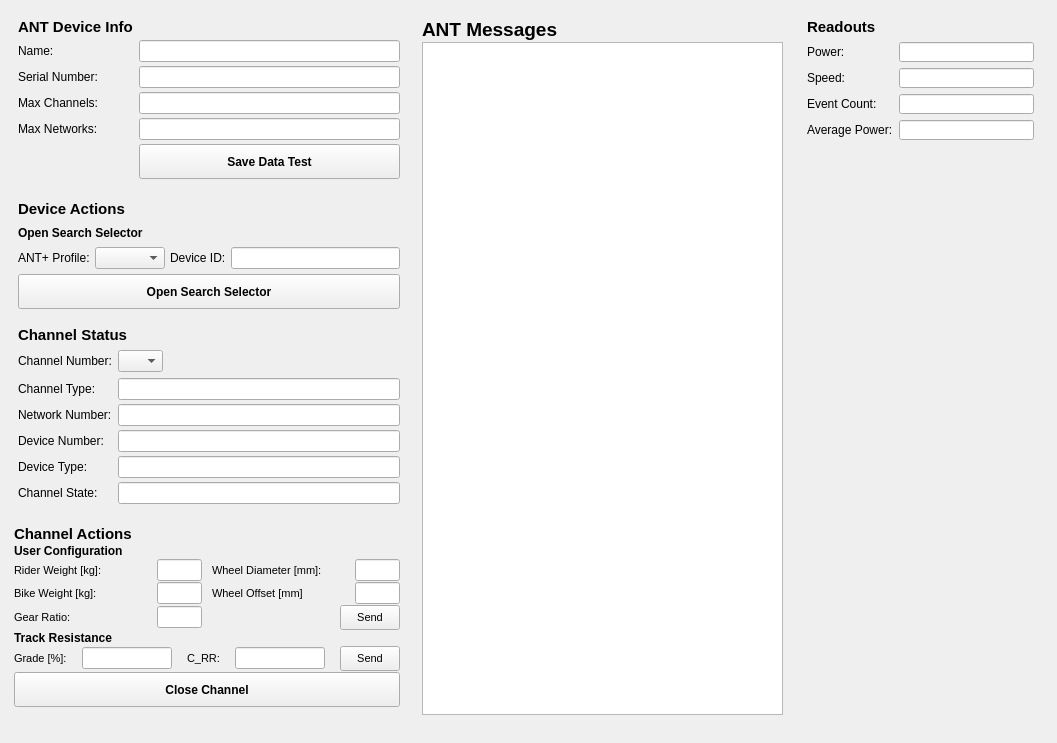
<?xml version="1.0" encoding="UTF-8"?>
<ui version="4.0">
 <class>ANTWindow</class>
 <widget class="QWidget" name="ANTWindow">
  <property name="geometry">
   <rect>
    <x>0</x>
    <y>0</y>
    <width>1057</width>
    <height>743</height>
   </rect>
  </property>
  <property name="windowTitle">
   <string>MainWindow</string>
  </property>
  <widget class="QFrame" name="readout_frame">
   <property name="geometry">
    <rect>
     <x>798</x>
     <y>9</y>
     <width>245</width>
     <height>140</height>
    </rect>
   </property>
   <property name="frameShape">
    <enum>QFrame::NoFrame</enum>
   </property>
   <property name="frameShadow">
    <enum>QFrame::Raised</enum>
   </property>
   <layout class="QFormLayout" name="formLayout_4">
    <item row="0" column="0" colspan="2">
     <widget class="QLabel" name="label_29">
      <property name="font">
       <font>
        <pointsize>11</pointsize>
        <weight>75</weight>
        <bold>true</bold>
       </font>
      </property>
      <property name="text">
       <string>Readouts</string>
      </property>
     </widget>
    </item>
    <item row="1" column="0">
     <widget class="QLabel" name="label_30">
      <property name="font">
       <font>
        <pointsize>9</pointsize>
        <weight>50</weight>
        <bold>false</bold>
       </font>
      </property>
      <property name="text">
       <string>Power:</string>
      </property>
     </widget>
    </item>
    <item row="1" column="1">
     <widget class="QLineEdit" name="power_box">
      <property name="autoFillBackground">
       <bool>false</bool>
      </property>
      <property name="readOnly">
       <bool>true</bool>
      </property>
     </widget>
    </item>
    <item row="2" column="0">
     <widget class="QLabel" name="label_31">
      <property name="font">
       <font>
        <pointsize>9</pointsize>
        <weight>50</weight>
        <bold>false</bold>
       </font>
      </property>
      <property name="text">
       <string>Speed:</string>
      </property>
     </widget>
    </item>
    <item row="2" column="1">
     <widget class="QLineEdit" name="speed_box">
      <property name="autoFillBackground">
       <bool>false</bool>
      </property>
      <property name="readOnly">
       <bool>true</bool>
      </property>
     </widget>
    </item>
    <item row="3" column="0">
     <widget class="QLabel" name="label_32">
      <property name="font">
       <font>
        <pointsize>9</pointsize>
        <weight>50</weight>
        <bold>false</bold>
       </font>
      </property>
      <property name="text">
       <string>Event Count:</string>
      </property>
     </widget>
    </item>
    <item row="3" column="1">
     <widget class="QLineEdit" name="event_box">
      <property name="autoFillBackground">
       <bool>false</bool>
      </property>
      <property name="readOnly">
       <bool>true</bool>
      </property>
     </widget>
    </item>
    <item row="4" column="0">
     <widget class="QLabel" name="label_33">
      <property name="font">
       <font>
        <pointsize>9</pointsize>
        <weight>50</weight>
        <bold>false</bold>
       </font>
      </property>
      <property name="text">
       <string>Average Power:</string>
      </property>
     </widget>
    </item>
    <item row="4" column="1">
     <widget class="QLineEdit" name="avg_power_box">
      <property name="autoFillBackground">
       <bool>false</bool>
      </property>
      <property name="readOnly">
       <bool>true</bool>
      </property>
     </widget>
    </item>
   </layout>
  </widget>
  <widget class="QWidget" name="layoutWidget">
   <property name="geometry">
    <rect>
     <x>9</x>
     <y>9</y>
     <width>402</width>
     <height>703</height>
    </rect>
   </property>
   <layout class="QVBoxLayout" name="verticalLayout_5">
    <item>
     <widget class="QFrame" name="device_info_frame">
      <property name="maximumSize">
       <size>
        <width>400</width>
        <height>16777215</height>
       </size>
      </property>
      <property name="frameShape">
       <enum>QFrame::NoFrame</enum>
      </property>
      <property name="frameShadow">
       <enum>QFrame::Raised</enum>
      </property>
      <layout class="QFormLayout" name="formLayout">
       <property name="verticalSpacing">
        <number>4</number>
       </property>
       <item row="0" column="0">
        <widget class="QLabel" name="label_5">
         <property name="font">
          <font>
           <pointsize>11</pointsize>
           <weight>75</weight>
           <bold>true</bold>
          </font>
         </property>
         <property name="text">
          <string>ANT Device Info</string>
         </property>
        </widget>
       </item>
       <item row="1" column="0">
        <widget class="QLabel" name="label_2">
         <property name="font">
          <font>
           <pointsize>9</pointsize>
           <weight>50</weight>
           <bold>false</bold>
          </font>
         </property>
         <property name="text">
          <string>Name:</string>
         </property>
        </widget>
       </item>
       <item row="1" column="1">
        <widget class="QLineEdit" name="name_box">
         <property name="autoFillBackground">
          <bool>false</bool>
         </property>
         <property name="readOnly">
          <bool>true</bool>
         </property>
        </widget>
       </item>
       <item row="2" column="0">
        <widget class="QLabel" name="label_6">
         <property name="font">
          <font>
           <pointsize>9</pointsize>
           <weight>50</weight>
           <bold>false</bold>
          </font>
         </property>
         <property name="text">
          <string>Serial Number:</string>
         </property>
        </widget>
       </item>
       <item row="2" column="1">
        <widget class="QLineEdit" name="serial_number_box">
         <property name="autoFillBackground">
          <bool>false</bool>
         </property>
         <property name="readOnly">
          <bool>true</bool>
         </property>
        </widget>
       </item>
       <item row="3" column="0">
        <widget class="QLabel" name="label_7">
         <property name="font">
          <font>
           <pointsize>9</pointsize>
           <weight>50</weight>
           <bold>false</bold>
          </font>
         </property>
         <property name="text">
          <string>Max Channels:</string>
         </property>
        </widget>
       </item>
       <item row="3" column="1">
        <widget class="QLineEdit" name="max_channels_box">
         <property name="autoFillBackground">
          <bool>false</bool>
         </property>
         <property name="readOnly">
          <bool>true</bool>
         </property>
        </widget>
       </item>
       <item row="4" column="0">
        <widget class="QLabel" name="label_8">
         <property name="font">
          <font>
           <pointsize>9</pointsize>
           <weight>50</weight>
           <bold>false</bold>
          </font>
         </property>
         <property name="text">
          <string>Max Networks:</string>
         </property>
        </widget>
       </item>
       <item row="4" column="1">
        <widget class="QLineEdit" name="max_networks_box">
         <property name="autoFillBackground">
          <bool>false</bool>
         </property>
         <property name="readOnly">
          <bool>true</bool>
         </property>
        </widget>
       </item>
       <item row="5" column="1">
        <widget class="QPushButton" name="save_data_button">
         <property name="minimumSize">
          <size>
           <width>0</width>
           <height>35</height>
          </size>
         </property>
         <property name="font">
          <font>
           <pointsize>9</pointsize>
           <weight>75</weight>
           <bold>true</bold>
          </font>
         </property>
         <property name="text">
          <string>Save Data Test</string>
         </property>
        </widget>
       </item>
      </layout>
     </widget>
    </item>
    <item>
     <widget class="QFrame" name="device_actions_frame">
      <property name="maximumSize">
       <size>
        <width>400</width>
        <height>16777215</height>
       </size>
      </property>
      <property name="frameShape">
       <enum>QFrame::NoFrame</enum>
      </property>
      <property name="frameShadow">
       <enum>QFrame::Raised</enum>
      </property>
      <layout class="QVBoxLayout" name="verticalLayout">
       <property name="spacing">
        <number>5</number>
       </property>
       <property name="topMargin">
        <number>5</number>
       </property>
       <property name="bottomMargin">
        <number>5</number>
       </property>
       <item>
        <widget class="QLabel" name="label_9">
         <property name="font">
          <font>
           <pointsize>11</pointsize>
           <weight>75</weight>
           <bold>true</bold>
          </font>
         </property>
         <property name="text">
          <string>Device Actions</string>
         </property>
        </widget>
       </item>
       <item>
        <widget class="QLabel" name="label_11">
         <property name="font">
          <font>
           <pointsize>9</pointsize>
           <weight>75</weight>
           <bold>true</bold>
          </font>
         </property>
         <property name="text">
          <string>Open Search Selector</string>
         </property>
        </widget>
       </item>
       <item>
        <layout class="QHBoxLayout" name="horizontalLayout">
         <item>
          <widget class="QLabel" name="label_13">
           <property name="font">
            <font>
             <pointsize>9</pointsize>
             <weight>50</weight>
             <bold>false</bold>
            </font>
           </property>
           <property name="text">
            <string>ANT+ Profile:</string>
           </property>
           <property name="alignment">
            <set>Qt::AlignLeading|Qt::AlignLeft|Qt::AlignVCenter</set>
           </property>
          </widget>
         </item>
         <item>
          <widget class="QComboBox" name="channel_profile_combo">
           <property name="maximumSize">
            <size>
             <width>70</width>
             <height>16777215</height>
            </size>
           </property>
           <property name="sizeIncrement">
            <size>
             <width>0</width>
             <height>0</height>
            </size>
           </property>
          </widget>
         </item>
         <item>
          <widget class="QLabel" name="label_12">
           <property name="font">
            <font>
             <pointsize>9</pointsize>
             <weight>50</weight>
             <bold>false</bold>
            </font>
           </property>
           <property name="text">
            <string>Device ID:</string>
           </property>
          </widget>
         </item>
         <item>
          <widget class="QLineEdit" name="device_ID_field"/>
         </item>
        </layout>
       </item>
       <item>
        <widget class="QPushButton" name="open_search_button">
         <property name="minimumSize">
          <size>
           <width>0</width>
           <height>35</height>
          </size>
         </property>
         <property name="font">
          <font>
           <pointsize>9</pointsize>
           <weight>75</weight>
           <bold>true</bold>
          </font>
         </property>
         <property name="text">
          <string>Open Search Selector</string>
         </property>
        </widget>
       </item>
      </layout>
     </widget>
    </item>
    <item>
     <widget class="QFrame" name="channel_status_frame">
      <property name="maximumSize">
       <size>
        <width>400</width>
        <height>16777215</height>
       </size>
      </property>
      <property name="frameShape">
       <enum>QFrame::NoFrame</enum>
      </property>
      <property name="frameShadow">
       <enum>QFrame::Raised</enum>
      </property>
      <layout class="QVBoxLayout" name="verticalLayout_2">
       <property name="topMargin">
        <number>6</number>
       </property>
       <property name="bottomMargin">
        <number>6</number>
       </property>
       <item>
        <widget class="QLabel" name="label_3">
         <property name="font">
          <font>
           <pointsize>11</pointsize>
           <weight>75</weight>
           <bold>true</bold>
          </font>
         </property>
         <property name="text">
          <string>Channel Status</string>
         </property>
        </widget>
       </item>
       <item>
        <layout class="QFormLayout" name="formLayout_3">
         <item row="0" column="0">
          <widget class="QLabel" name="label_14">
           <property name="font">
            <font>
             <pointsize>9</pointsize>
             <weight>50</weight>
             <bold>false</bold>
            </font>
           </property>
           <property name="text">
            <string>Channel Number:</string>
           </property>
          </widget>
         </item>
         <item row="0" column="1">
          <widget class="QComboBox" name="status_channel_number_combo">
           <property name="maximumSize">
            <size>
             <width>45</width>
             <height>16777215</height>
            </size>
           </property>
          </widget>
         </item>
        </layout>
       </item>
       <item>
        <layout class="QFormLayout" name="formLayout_2">
         <property name="verticalSpacing">
          <number>4</number>
         </property>
         <item row="0" column="0">
          <widget class="QLabel" name="label_10">
           <property name="font">
            <font>
             <pointsize>9</pointsize>
             <weight>50</weight>
             <bold>false</bold>
            </font>
           </property>
           <property name="text">
            <string>Channel Type:</string>
           </property>
          </widget>
         </item>
         <item row="0" column="1">
          <widget class="QLineEdit" name="channel_type_box">
           <property name="autoFillBackground">
            <bool>false</bool>
           </property>
           <property name="readOnly">
            <bool>true</bool>
           </property>
          </widget>
         </item>
         <item row="1" column="0">
          <widget class="QLabel" name="label_17">
           <property name="font">
            <font>
             <pointsize>9</pointsize>
             <weight>50</weight>
             <bold>false</bold>
            </font>
           </property>
           <property name="text">
            <string>Network Number:</string>
           </property>
          </widget>
         </item>
         <item row="1" column="1">
          <widget class="QLineEdit" name="network_number_box">
           <property name="autoFillBackground">
            <bool>false</bool>
           </property>
           <property name="readOnly">
            <bool>true</bool>
           </property>
          </widget>
         </item>
         <item row="2" column="0">
          <widget class="QLabel" name="label_16">
           <property name="font">
            <font>
             <pointsize>9</pointsize>
             <weight>50</weight>
             <bold>false</bold>
            </font>
           </property>
           <property name="text">
            <string>Device Number:</string>
           </property>
          </widget>
         </item>
         <item row="2" column="1">
          <widget class="QLineEdit" name="device_number_box">
           <property name="autoFillBackground">
            <bool>false</bool>
           </property>
           <property name="readOnly">
            <bool>true</bool>
           </property>
          </widget>
         </item>
         <item row="3" column="0">
          <widget class="QLabel" name="label_15">
           <property name="font">
            <font>
             <pointsize>9</pointsize>
             <weight>50</weight>
             <bold>false</bold>
            </font>
           </property>
           <property name="text">
            <string>Device Type:</string>
           </property>
          </widget>
         </item>
         <item row="3" column="1">
          <widget class="QLineEdit" name="device_type_box">
           <property name="autoFillBackground">
            <bool>false</bool>
           </property>
           <property name="readOnly">
            <bool>true</bool>
           </property>
          </widget>
         </item>
         <item row="4" column="0">
          <widget class="QLabel" name="label_18">
           <property name="font">
            <font>
             <pointsize>9</pointsize>
             <weight>50</weight>
             <bold>false</bold>
            </font>
           </property>
           <property name="text">
            <string>Channel State:</string>
           </property>
          </widget>
         </item>
         <item row="4" column="1">
          <widget class="QLineEdit" name="channel_state_box">
           <property name="autoFillBackground">
            <bool>false</bool>
           </property>
           <property name="readOnly">
            <bool>true</bool>
           </property>
          </widget>
         </item>
        </layout>
       </item>
      </layout>
     </widget>
    </item>
    <item>
     <widget class="QFrame" name="channel_actions_frame">
      <property name="minimumSize">
       <size>
        <width>375</width>
        <height>0</height>
       </size>
      </property>
      <property name="maximumSize">
       <size>
        <width>400</width>
        <height>16777215</height>
       </size>
      </property>
      <property name="frameShape">
       <enum>QFrame::NoFrame</enum>
      </property>
      <property name="frameShadow">
       <enum>QFrame::Raised</enum>
      </property>
      <layout class="QVBoxLayout" name="verticalLayout_3">
       <property name="spacing">
        <number>1</number>
       </property>
       <property name="leftMargin">
        <number>5</number>
       </property>
       <property name="bottomMargin">
        <number>5</number>
       </property>
       <item>
        <widget class="QLabel" name="label_4">
         <property name="maximumSize">
          <size>
           <width>16777215</width>
           <height>20</height>
          </size>
         </property>
         <property name="font">
          <font>
           <pointsize>11</pointsize>
           <weight>75</weight>
           <bold>true</bold>
          </font>
         </property>
         <property name="text">
          <string>Channel Actions</string>
         </property>
        </widget>
       </item>
       <item>
        <layout class="QHBoxLayout" name="horizontalLayout_10">
         <item>
          <widget class="QLabel" name="label_19">
           <property name="font">
            <font>
             <pointsize>9</pointsize>
             <weight>75</weight>
             <bold>true</bold>
            </font>
           </property>
           <property name="text">
            <string>User Configuration</string>
           </property>
          </widget>
         </item>
        </layout>
       </item>
       <item>
        <layout class="QGridLayout" name="gridLayout">
         <property name="horizontalSpacing">
          <number>10</number>
         </property>
         <item row="0" column="0">
          <layout class="QHBoxLayout" name="horizontalLayout_3">
           <item>
            <widget class="QLabel" name="label_23">
             <property name="font">
              <font>
               <pointsize>8</pointsize>
               <weight>50</weight>
               <bold>false</bold>
              </font>
             </property>
             <property name="text">
              <string>Rider Weight [kg]:</string>
             </property>
             <property name="wordWrap">
              <bool>true</bool>
             </property>
            </widget>
           </item>
           <item>
            <widget class="QLineEdit" name="rider_weight_box">
             <property name="maximumSize">
              <size>
               <width>45</width>
               <height>16777215</height>
              </size>
             </property>
             <property name="autoFillBackground">
              <bool>false</bool>
             </property>
            </widget>
           </item>
          </layout>
         </item>
         <item row="0" column="1">
          <layout class="QHBoxLayout" name="horizontalLayout_8">
           <item>
            <widget class="QLabel" name="label_24">
             <property name="font">
              <font>
               <pointsize>8</pointsize>
               <weight>50</weight>
               <bold>false</bold>
              </font>
             </property>
             <property name="text">
              <string>Wheel Diameter [mm]:</string>
             </property>
            </widget>
           </item>
           <item>
            <widget class="QLineEdit" name="wheel_diameter_box">
             <property name="maximumSize">
              <size>
               <width>45</width>
               <height>16777215</height>
              </size>
             </property>
             <property name="autoFillBackground">
              <bool>false</bool>
             </property>
            </widget>
           </item>
          </layout>
         </item>
         <item row="1" column="0">
          <layout class="QHBoxLayout" name="horizontalLayout_4">
           <item>
            <widget class="QLabel" name="label_25">
             <property name="font">
              <font>
               <pointsize>8</pointsize>
               <weight>50</weight>
               <bold>false</bold>
              </font>
             </property>
             <property name="text">
              <string>Bike Weight [kg]:</string>
             </property>
             <property name="wordWrap">
              <bool>true</bool>
             </property>
            </widget>
           </item>
           <item>
            <widget class="QLineEdit" name="bike_weight_box">
             <property name="maximumSize">
              <size>
               <width>45</width>
               <height>16777215</height>
              </size>
             </property>
             <property name="autoFillBackground">
              <bool>false</bool>
             </property>
            </widget>
           </item>
          </layout>
         </item>
         <item row="1" column="1">
          <layout class="QHBoxLayout" name="horizontalLayout_7">
           <item>
            <widget class="QLabel" name="label_26">
             <property name="font">
              <font>
               <pointsize>8</pointsize>
               <weight>50</weight>
               <bold>false</bold>
              </font>
             </property>
             <property name="text">
              <string>Wheel Offset [mm]</string>
             </property>
            </widget>
           </item>
           <item>
            <widget class="QLineEdit" name="wheel_offset_box">
             <property name="maximumSize">
              <size>
               <width>45</width>
               <height>16777215</height>
              </size>
             </property>
             <property name="autoFillBackground">
              <bool>false</bool>
             </property>
            </widget>
           </item>
          </layout>
         </item>
         <item row="2" column="0">
          <layout class="QHBoxLayout" name="horizontalLayout_5">
           <item>
            <widget class="QLabel" name="label_27">
             <property name="font">
              <font>
               <pointsize>8</pointsize>
               <weight>50</weight>
               <bold>false</bold>
              </font>
             </property>
             <property name="text">
              <string>Gear Ratio:</string>
             </property>
             <property name="wordWrap">
              <bool>true</bool>
             </property>
            </widget>
           </item>
           <item>
            <widget class="QLineEdit" name="gear_ratio_box">
             <property name="maximumSize">
              <size>
               <width>45</width>
               <height>16777215</height>
              </size>
             </property>
             <property name="autoFillBackground">
              <bool>false</bool>
             </property>
            </widget>
           </item>
          </layout>
         </item>
         <item row="2" column="1">
          <layout class="QHBoxLayout" name="horizontalLayout_6">
           <item>
            <widget class="QLabel" name="label_28">
             <property name="font">
              <font>
               <pointsize>8</pointsize>
               <weight>50</weight>
               <bold>false</bold>
              </font>
             </property>
             <property name="text">
              <string/>
             </property>
            </widget>
           </item>
           <item>
            <widget class="QPushButton" name="user_config_button">
             <property name="minimumSize">
              <size>
               <width>0</width>
               <height>25</height>
              </size>
             </property>
             <property name="maximumSize">
              <size>
               <width>60</width>
               <height>16777215</height>
              </size>
             </property>
             <property name="font">
              <font>
               <pointsize>8</pointsize>
               <weight>50</weight>
               <bold>false</bold>
              </font>
             </property>
             <property name="text">
              <string>Send</string>
             </property>
            </widget>
           </item>
          </layout>
         </item>
        </layout>
       </item>
       <item>
        <layout class="QHBoxLayout" name="horizontalLayout_9">
         <item>
          <widget class="QLabel" name="label_20">
           <property name="font">
            <font>
             <pointsize>9</pointsize>
             <weight>75</weight>
             <bold>true</bold>
            </font>
           </property>
           <property name="text">
            <string>Track Resistance</string>
           </property>
          </widget>
         </item>
        </layout>
       </item>
       <item>
        <layout class="QHBoxLayout" name="horizontalLayout_2">
         <property name="spacing">
          <number>15</number>
         </property>
         <item>
          <widget class="QLabel" name="label_21">
           <property name="font">
            <font>
             <pointsize>8</pointsize>
             <weight>50</weight>
             <bold>false</bold>
            </font>
           </property>
           <property name="text">
            <string>Grade [%]:</string>
           </property>
          </widget>
         </item>
         <item>
          <widget class="QLineEdit" name="grade_box">
           <property name="autoFillBackground">
            <bool>false</bool>
           </property>
          </widget>
         </item>
         <item>
          <widget class="QLabel" name="label_22">
           <property name="font">
            <font>
             <pointsize>8</pointsize>
             <weight>50</weight>
             <bold>false</bold>
            </font>
           </property>
           <property name="text">
            <string>C_RR:</string>
           </property>
          </widget>
         </item>
         <item>
          <widget class="QLineEdit" name="crr_box">
           <property name="autoFillBackground">
            <bool>false</bool>
           </property>
          </widget>
         </item>
         <item>
          <widget class="QPushButton" name="track_resistance_button">
           <property name="minimumSize">
            <size>
             <width>0</width>
             <height>25</height>
            </size>
           </property>
           <property name="maximumSize">
            <size>
             <width>60</width>
             <height>16777215</height>
            </size>
           </property>
           <property name="font">
            <font>
             <pointsize>8</pointsize>
             <weight>50</weight>
             <bold>false</bold>
            </font>
           </property>
           <property name="text">
            <string>Send</string>
           </property>
          </widget>
         </item>
        </layout>
       </item>
       <item>
        <widget class="QPushButton" name="close_channel_button">
         <property name="minimumSize">
          <size>
           <width>0</width>
           <height>35</height>
          </size>
         </property>
         <property name="font">
          <font>
           <pointsize>9</pointsize>
           <weight>75</weight>
           <bold>true</bold>
          </font>
         </property>
         <property name="text">
          <string>Close Channel</string>
         </property>
        </widget>
       </item>
      </layout>
     </widget>
    </item>
   </layout>
  </widget>
  <widget class="QFrame" name="message_viewer_frame">
   <property name="geometry">
    <rect>
     <x>417</x>
     <y>9</y>
     <width>375</width>
     <height>711</height>
    </rect>
   </property>
   <property name="minimumSize">
    <size>
     <width>375</width>
     <height>0</height>
    </size>
   </property>
   <property name="maximumSize">
    <size>
     <width>400</width>
     <height>16777215</height>
    </size>
   </property>
   <property name="frameShape">
    <enum>QFrame::NoFrame</enum>
   </property>
   <property name="frameShadow">
    <enum>QFrame::Raised</enum>
   </property>
   <layout class="QVBoxLayout" name="verticalLayout_4">
    <property name="spacing">
     <number>1</number>
    </property>
    <property name="leftMargin">
     <number>5</number>
    </property>
    <property name="bottomMargin">
     <number>5</number>
    </property>
    <item>
     <widget class="QLabel" name="label">
      <property name="maximumSize">
       <size>
        <width>16777215</width>
        <height>40</height>
       </size>
      </property>
      <property name="font">
       <font>
        <pointsize>14</pointsize>
        <weight>75</weight>
        <bold>true</bold>
       </font>
      </property>
      <property name="text">
       <string>ANT Messages</string>
      </property>
     </widget>
    </item>
    <item>
     <widget class="QTextEdit" name="message_viewer">
      <property name="maximumSize">
       <size>
        <width>16777215</width>
        <height>16777215</height>
       </size>
      </property>
      <property name="readOnly">
       <bool>true</bool>
      </property>
     </widget>
    </item>
   </layout>
  </widget>
 </widget>
 <resources/>
 <connections/>
</ui>
